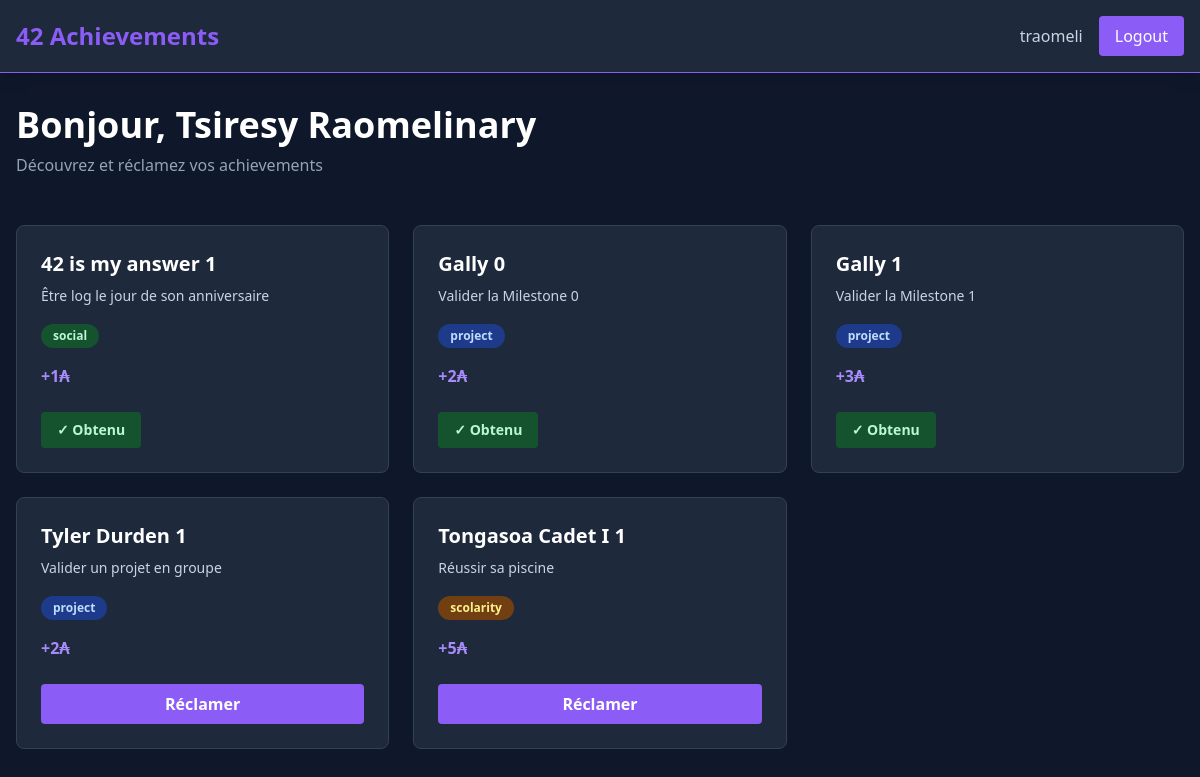
Page /achievements/ (signed in) on the committed database.
### models.py (models this page shows, shortened)
class User(db.Model):
    __tablename__ = "users"
    id = db.Column(db.Integer, primary_key=True)
    ft_id = db.Column(db.Integer, unique=True, nullable=False)
    login = db.Column(db.String(50), unique=True, nullable=False)
    email = db.Column(db.String(120), nullable=False)
    display_name = db.Column(db.String(100), nullable=False)
    is_staff = db.Column(db.Boolean, default=False)
    created_at = db.Column(db.DateTime, default=datetime.utcnow)
    claims = db.relationship("Claim", backref="user", lazy=True, foreign_keys="Claim.user_id")
    reviewed_claims = db.relationship("Claim", backref="reviewer", lazy=True, foreign_keys="Claim.reviewed_by")

class Achievement(db.Model):
    __tablename__ = "achievements"
    id = db.Column(db.Integer, primary_key=True)
    name = db.Column(db.String(100), unique=True, nullable=False)
    description = db.Column(db.String(255), nullable=False)
    category = db.Column(db.String(50), nullable=False)
    condition_type = db.Column(db.String(50), nullable=False)
    condition_data = db.Column(db.String(255), nullable=True)
    wallet_reward = db.Column(db.Integer, default=0)
    claims = db.relationship("Claim", backref="achievement", lazy=True)

### routes/achievements.py (the view)
@achievements_bp.route("/", methods=["GET"])
@login_required
def view_achievements():
    user = User.query.get(session["user_id"])
    if not user:
        session.clear()
        return redirect(url_for("auth.login"))
    achievements = Achievement.query.all()
    approved_claims = Claim.query.filter_by(
        user_id=user.id,
        status="approved"
    ).all()
    already_claimed = {claim.achievement_id for claim in approved_claims}
    return render_template(
        "achievements.html",
        user=user,
        achievements=achievements,
        already_claimed=already_claimed
    )

### routes/achievements.py (called while the page is built)
def login_required(f):
    @wraps(f)
    def decorated_function(*args, **kwargs):
        if "user_id" not in session:
            return redirect(url_for("auth.login"))
        return f(*args, **kwargs)
    return decorated_function

### templates/achievements.html (shortened to what this page needs)
{% extends "base.html" %}
{% block content %}
<div class="max-w-7xl mx-auto px-4 py-8">
    <div class="mb-12">
        <h1 class="text-4xl font-bold text-white mb-2">
            Bonjour, {{ user.display_name }}
        </h1>
        <p class="text-slate-400">
            Découvrez et réclamez vos achievements
        </p>
    </div>
    <div class="grid grid-cols-1 md:grid-cols-2 lg:grid-cols-3 gap-6">
        {% for achievement in achievements %}
        <div class="bg-slate-800 rounded-lg p-6 border border-slate-700 hover:border-violet-500 transition">
            <div class="mb-4">
                <h2 class="text-xl font-bold text-white mb-2">{{ achievement.name }}</h2>
                <p class="text-slate-300 text-sm">{{ achievement.description }}</p>
            </div>
            <div class="mb-4">
                {% if achievement.category == "project" %}
                    <span class="inline-block px-3 py-1 bg-blue-900 text-blue-200 rounded-full text-xs font-semibold">
                        {{ achievement.category }}
                    </span>
                {% elif achievement.category == "social" %}
                    <span class="inline-block px-3 py-1 bg-green-900 text-green-200 rounded-full text-xs font-semibold">
                        {{ achievement.category }}
                    </span>
                {% elif achievement.category == "scolarity" %}
                    <span class="inline-block px-3 py-1 bg-yellow-900 text-yellow-200 rounded-full text-xs font-semibold">
                        {{ achievement.category }}
                    </span>
                {% elif achievement.category == "pedagogy" %}
                    <span class="inline-block px-3 py-1 bg-pink-900 text-pink-200 rounded-full text-xs font-semibold">
                        {{ achievement.category }}
                    </span>
                {% endif %}
            </div>
            <div class="mb-4">
                <span class="text-violet-400 font-bold">+{{ achievement.wallet_reward }}₳</span>
            </div>
            <div class="mt-6">
                {% if achievement.id in already_claimed %}
                    <div class="inline-block px-4 py-2 bg-green-900 text-green-200 rounded font-semibold text-sm">
                        ✓ Obtenu
                    </div>
                {% else %}
                    <button
                        onclick="claimAchievement({{ achievement.id }})"
                        class="w-full px-4 py-2 bg-violet-500 hover:bg-violet-600 text-white rounded font-semibold transition"
                    >
                        Réclamer
                    </button>
                {% endif %}
            </div>
        </div>
        {% endfor %}
    </div>
</div>
{% endblock %}

### templates/base.html (shortened to what this page needs)
<!DOCTYPE html>
<html lang="fr">
<head>
    <script src="https://cdn.tailwindcss.com"></script>
</head>
<body class="bg-slate-900 text-white">
    <nav class="bg-slate-800 shadow-lg border-b border-violet-500">
        <div class="max-w-7xl mx-auto px-4 py-4 flex justify-between items-center">
            <h1 class="text-2xl font-bold text-violet-500">42 Achievements</h1>
            <div class="flex items-center gap-4">
                {% if session.user_id %}
                    <span class="text-slate-300">{{ session.get('user_login', 'User') }}</span>
                    <a href="{{ url_for('auth.logout') }}" class="px-4 py-2 bg-violet-500 hover:bg-violet-600 rounded transition">
                        Logout
                    </a>
                {% endif %}
            </div>
        </div>
    </nav>
    <main class="min-h-screen">
        {% block content %}{% endblock %}
    </main>
</body>
</html>

### rows in the picture
User: get "traomeli", display_name "Tsiresy Raomelinary"
Achievement: name "42 is my answer 1", description "Être log le jour de son anniversaire", category "social", wallet_reward "1", shows "✓ Obtenu"
Achievement: name "Gally 0", description "Valider la Milestone 0", category "project", wallet_reward "2", shows "✓ Obtenu"
Achievement: name "Gally 1", description "Valider la Milestone 1", category "project", wallet_reward "3", shows "✓ Obtenu"
Achievement: name "Tyler Durden 1", description "Valider un projet en groupe", category "project", wallet_reward "2"
Achievement: name "Tongasoa Cadet I 1", description "Réussir sa piscine", category "scolarity", wallet_reward "5"
